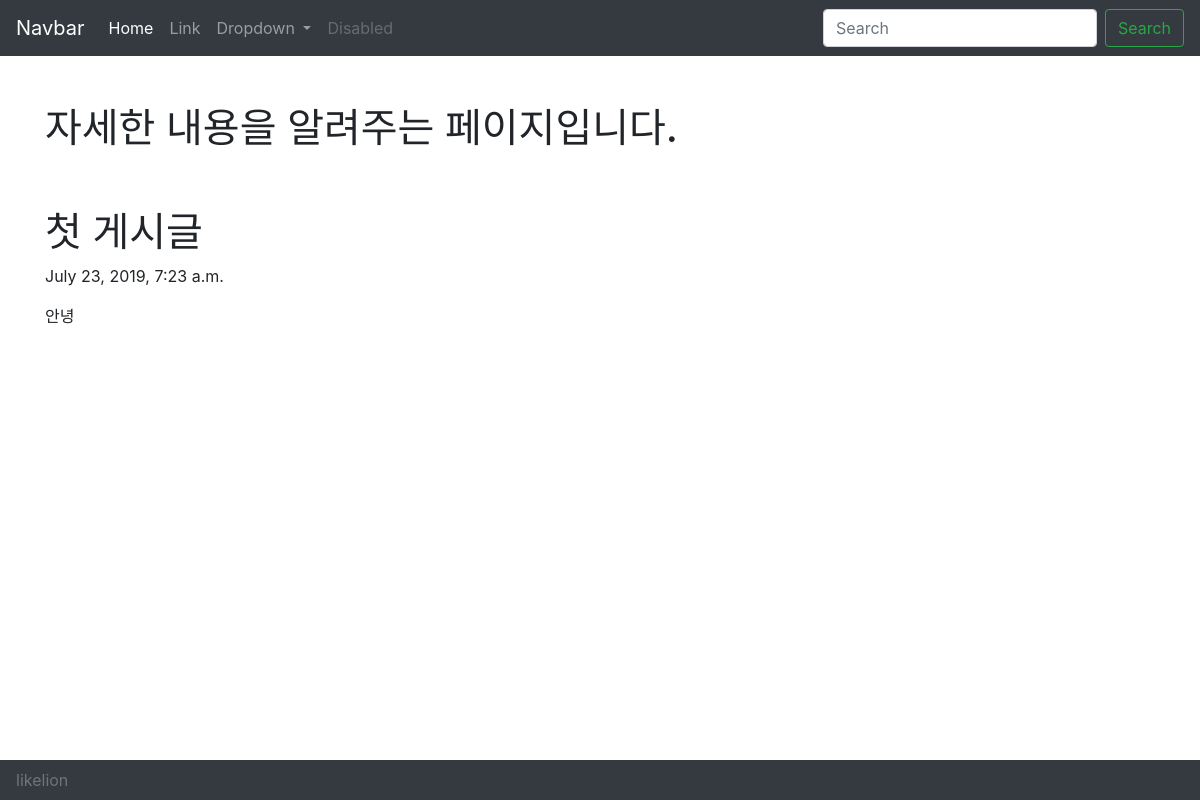
The page /blog/1 on the database its author committed.
### blog/models.py (models this page shows, shortened)
class Blog(models.Model):
    title = models.CharField(max_length=200)  #CharField는 짧은 형식
    pub_date = models.DateTimeField('data published') #날짜와 시간
    body = models.TextField() #TextField는 긴 형식

### blog/views.py (the view)
# urls.py: path('blog/<int:blog_id>', blog.views.detail, name="detail"),
def detail(request, blog_id):
    blog_detail = get_object_or_404(Blog, pk=blog_id) #이용자가 원하는 몇 번째 블로그 객체
    return render(request, 'detail.html', {'blog':blog_detail})

### blog/templates/detail.html (shortened to what this page needs)
<head>
        <link rel="stylesheet" href="https://stackpath.bootstrapcdn.com/bootstrap/4.3.1/css/bootstrap.min.css">
</head>
<body>
    <nav class="navbar navbar-expand-lg navbar-dark bg-dark">
    <a class="navbar-brand" href="#">Navbar</a>
        <div class="collapse navbar-collapse" id="navbarSupportedContent">
        <ul class="navbar-nav mr-auto">
            <li class="nav-item active">
            <a class="nav-link" href="#">Home <span class="sr-only">(current)</span></a>
            </li>
            <li class="nav-item">
            <a class="nav-link" href="#">Link</a>
            </li>
            <li class="nav-item dropdown">
            <a class="nav-link dropdown-toggle" href="#" id="navbarDropdown" role="button" data-toggle="dropdown" aria-haspopup="true" aria-expanded="false">
                Dropdown
            </a>
            </li>
            <li class="nav-item">
            <a class="nav-link disabled" href="#" tabindex="-1" aria-disabled="true">Disabled</a>
            </li>
        </ul>
        <form class="form-inline my-2 my-lg-0">
            <input class="form-control mr-sm-2" type="search" placeholder="Search" aria-label="Search">
            <button class="btn btn-outline-success my-2 my-sm-0" type="submit">Search</button>
        </form>
        </div>
    </nav>
        <div class="container">
        <br>
        <br>
        <h1>자세한 내용을 알려주는 페이지입니다.</h1>
        <br><br>
        <h1> {{blog.title}} </h1>
        <p> {{blog.pub_date}} </p>
        <p> {{blog.body}} </p>
        </div>
</body>
<nav class="navbar fixed-bottom navbar-dark bg-dark">
    <a class="card--footer text-muted" href="#">likelion</a>
</nav>

### rows shown on the page
Blog: title "첫 게시글", pub_date "July 23, 2019, 7:23 a.m.", body "안녕"
